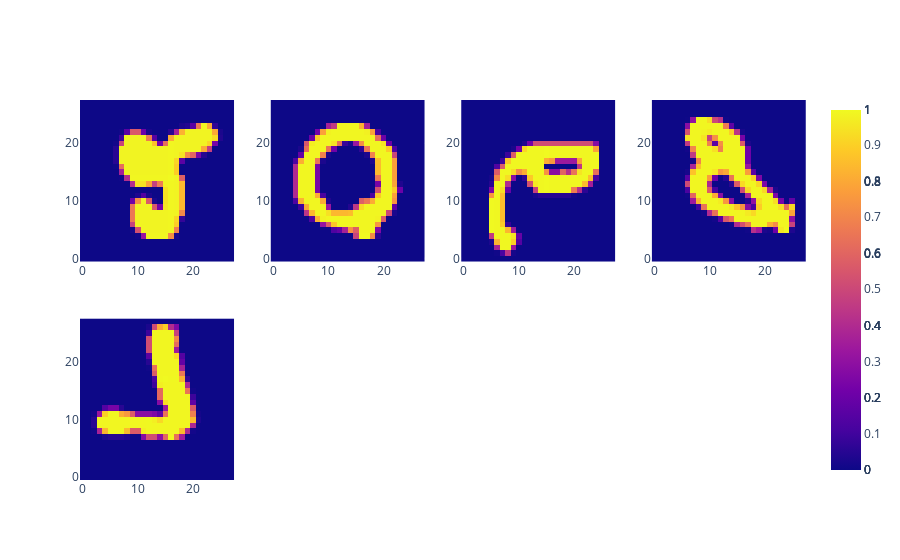

Notebook source saved alongside this figure:
### Code cell
data_generator.plot_image(data_list=np.array(agent.target_set))

### Figure 1 — Plotly figure (JSON) as saved in the notebook; plotly's stock layout.template omitted (floating-point values rounded to 4 significant figures; data arrays with more than 128 entries replaced by an {"elided": "..."} marker saying what was removed)
{"data": [{"type": "heatmap", "xaxis": "x", "yaxis": "y", "z": {"elided": "28x28 float values"}}, {"type": "heatmap", "xaxis": "x2", "yaxis": "y2", "z": {"elided": "28x28 float values"}}, {"type": "heatmap", "xaxis": "x3", "yaxis": "y3", "z": {"elided": "28x28 float values"}}, {"type": "heatmap", "xaxis": "x4", "yaxis": "y4", "z": {"elided": "28x28 float values"}}, {"type": "heatmap", "xaxis": "x5", "yaxis": "y5", "z": {"elided": "28x28 float values"}}], "layout": {"autosize": true, "xaxis": {"anchor": "y", "autorange": true, "domain": [0, 0.2125], "range": [-0.5, 27.5]}, "xaxis2": {"anchor": "y2", "autorange": true, "domain": [0.2625, 0.475], "range": [-0.5, 27.5]}, "xaxis3": {"anchor": "y3", "autorange": true, "domain": [0.525, 0.7375], "range": [-0.5, 27.5]}, "xaxis4": {"anchor": "y4", "autorange": true, "domain": [0.7875, 1], "range": [-0.5, 27.5]}, "xaxis5": {"anchor": "y5", "autorange": true, "domain": [0, 0.2125], "range": [-0.5, 27.5]}, "xaxis6": {"anchor": "y6", "domain": [0.2625, 0.475]}, "xaxis7": {"anchor": "y7", "domain": [0.525, 0.7375]}, "xaxis8": {"anchor": "y8", "domain": [0.7875, 1]}, "yaxis": {"anchor": "x", "autorange": true, "domain": [0.575, 1], "range": [-0.5, 27.5]}, "yaxis2": {"anchor": "x2", "autorange": true, "domain": [0.575, 1], "range": [-0.5, 27.5]}, "yaxis3": {"anchor": "x3", "autorange": true, "domain": [0.575, 1], "range": [-0.5, 27.5]}, "yaxis4": {"anchor": "x4", "autorange": true, "domain": [0.575, 1], "range": [-0.5, 27.5]}, "yaxis5": {"anchor": "x5", "autorange": true, "domain": [0, 0.425], "range": [-0.5, 27.5]}, "yaxis6": {"anchor": "x6", "domain": [0, 0.425]}, "yaxis7": {"anchor": "x7", "domain": [0, 0.425]}, "yaxis8": {"anchor": "x8", "domain": [0, 0.425]}}}
